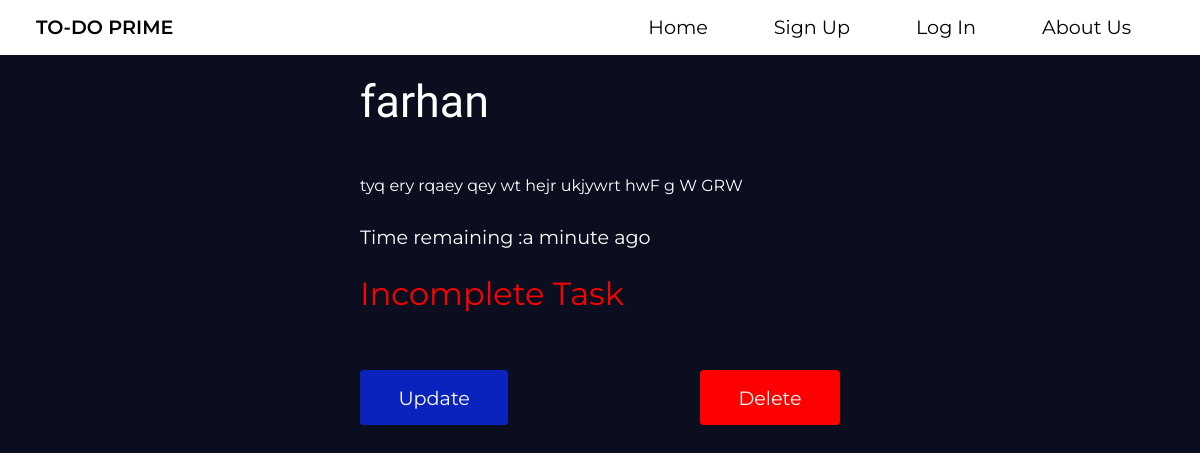
The app's page /task/18/ with its own data.
### user/models.py (models this page shows, shortened)
class Todo(models.Model):
    author = models.ForeignKey(User,on_delete=models.CASCADE)
    title = models.CharField(max_length=30)
    description=models.CharField(max_length=200,blank=True,null=True)
    completed = models.BooleanField(default=False)
    tasked = models.DateTimeField(default=timezone.now)

### user/views.py (the view)
# urls.py: path('task/<str:pk>/', views.tododetail, name='task'),
def tododetail(request,pk):
    todo=Todo.objects.get(id=pk)
    context={'todo':todo}
    return render(request,'user/task-in-detail.html',context)

### user/templates/user/task-in-detail.html
{% extends 'user/base.html' %}
{% load humanize %}
{% block content %}
	<div class="delete-container container" >
            <div class="form-container">
                <form>
                <h2>{{todo.title}}</h2>
                {% if todo.description is None %}
                <p style="font-size: 1rem;">*No description provided*</p>
                {% else %}
                <p style="font-size: 1rem;">{{todo.description}}</p>
                {% endif %}
                <p>Time remaining :{{todo.tasked|naturaltime}}</p>
                {% if todo.completed %}
                <small style="display:inline-block;color:green;font-size: 2rem;margin-top: 20px;">Task Accomplished</small>
                {% else %}
                <small style="display:inline-block;color:red;font-size: 2rem;margin-top: 20px;">Incomplete Task</small>
                {% endif %}
                <div class="btns">
                    <a class="signup" href="{% url 'update' todo.id %}">Update</a>
                    <a href="{% url 'delete' todo.id %}" class="del signup">Delete</a>
                </div>
                </form>
            </div>
    </div>
{% endblock %}

### static/main.css (style rules this page uses)
* { padding: 0; margin: 0; -webkit-box-sizing: border-box; box-sizing: border-box; }
body { font-family: 'montserrat',sans-serif; height: 100vh; }
h2 { text-align: center; font-size: 3rem; margin-bottom: 3rem; padding-top: 3rem; }
.container { height: 91.3vh; background: #0B0E1F; color: white; }
.signup { margin-top: 3em; letter-spacing: .15em; padding: .8em 2em; border: none; background: #0A23BD; color: white; font-size: 1.2rem; border-radius: .2em; max-width: 300px; }
.form-container { height: 91.2vh; background: #0B0E1F; color: white; }
.form-container form { padding: 20px 0; width: 40%; margin: 0 auto; }
.form-container form p { margin-top: 30px; margin-bottom: 5px; }
.delete-container form p { font-size: 1.2rem; }
.delete-container form h2 { text-align: left; padding-top: 0; font-size: 2.8rem; font-weight: 200; font-family: 'Roboto condensed',sans-serif; }
.delete-container form .btns { display: -webkit-box; display: -ms-flexbox; display: flex; -webkit-box-orient: horizontal; -webkit-box-direction: normal; -ms-flex-direction: row; flex-direction: row; -webkit-box-pack: justify; -ms-flex-pack: justify; justify-content: space-between; -webkit-box-align: baseline; -ms-flex-align: baseline; align-items: baseline; }
.delete-container form .btns a { display: inline-block; text-decoration: none; letter-spacing: 0; }
.delete-container form .btns .del { background: red; letter-spacing: 0; }

### records on screen
Todo: title "farhan", description "tyq ery rqaey qey wt hejr ukjywrt hwF g W GRW", tasked "a minute ago"
